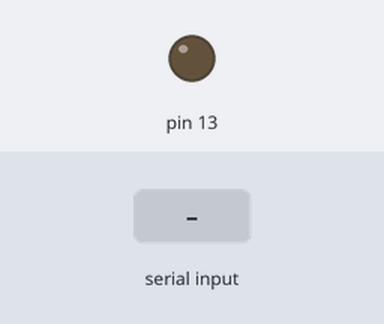
This sketch was run on a simulated Arduino Uno, built with avr-gcc and run on an emulated ATmega328P. Shown: output pins drawn as LEDs (lit = HIGH). The test bench sets the inputs (shaded band).

Above: at 1.2 s.
1.3 s: "1" received over Serial
At 2.3 s:
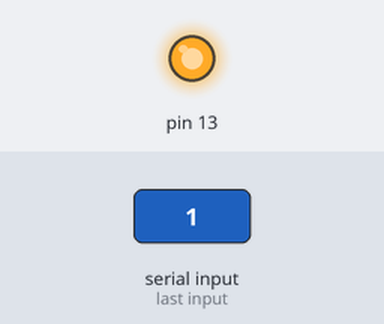
2.8 s: "0" received over Serial
At 3.4 s:
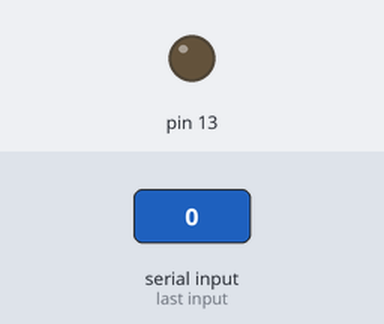
Timing chart, 0 to 5.8 s (numbered marks = the images above; inputs shaded):
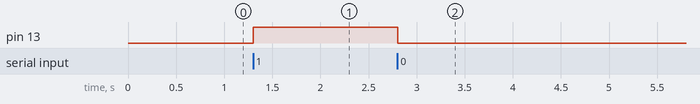

The sketch:

RGB.ino
```cpp
/*
Adafruit Arduino - RGB светодиод подробная инструкция на сайте:
arduino-diy.com
*/
byte lol;
void setup() {
Serial.begin(9600);
pinMode(13,1);
}

void loop(){
  if (Serial.available() > 0){
    lol=Serial.read();
    if (lol=='1') {
      digitalWrite(13,1);
    }
    if (lol=='0') {
      digitalWrite(13,0);
    }
  }
  delay(3);
}
```

Measured:
- after the input at 1.3 s, pin 13: LOW → HIGH at once
- after the input at 2.8 s, pin 13: HIGH → LOW at once
